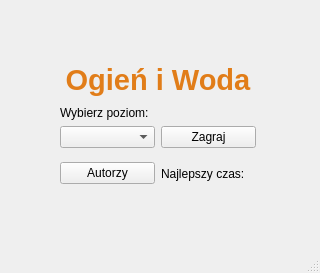
<?xml version="1.0" encoding="UTF-8"?>
<ui version="4.0">
 <class>MainWindow</class>
 <widget class="QMainWindow" name="MainWindow">
  <property name="enabled">
   <bool>true</bool>
  </property>
  <property name="geometry">
   <rect>
    <x>0</x>
    <y>0</y>
    <width>320</width>
    <height>273</height>
   </rect>
  </property>
  <property name="sizePolicy">
   <sizepolicy hsizetype="Fixed" vsizetype="Fixed">
    <horstretch>0</horstretch>
    <verstretch>0</verstretch>
   </sizepolicy>
  </property>
  <property name="windowTitle">
   <string>MainWindow</string>
  </property>
  <widget class="QWidget" name="centralwidget">
   <widget class="QWidget" name="layoutWidget">
    <property name="geometry">
     <rect>
      <x>60</x>
      <y>60</y>
      <width>196</width>
      <height>133</height>
     </rect>
    </property>
    <layout class="QGridLayout" name="gridLayout">
     <item row="1" column="0">
      <layout class="QVBoxLayout" name="verticalLayout">
       <item>
        <widget class="QLabel" name="select_level_label">
         <property name="text">
          <string>Wybierz poziom:</string>
         </property>
        </widget>
       </item>
       <item>
        <layout class="QHBoxLayout" name="horizontalLayout">
         <item>
          <widget class="QComboBox" name="level_comboBox"/>
         </item>
         <item>
          <widget class="QPushButton" name="runPushButton">
           <property name="text">
            <string>Zagraj</string>
           </property>
          </widget>
         </item>
        </layout>
       </item>
      </layout>
     </item>
     <item row="2" column="0">
      <layout class="QHBoxLayout" name="horizontalLayout_2">
       <item>
        <widget class="QPushButton" name="authors_pushButton">
         <property name="text">
          <string>Autorzy</string>
         </property>
        </widget>
       </item>
       <item>
        <widget class="QLabel" name="best_time_label">
         <property name="text">
          <string>Najlepszy czas:</string>
         </property>
        </widget>
       </item>
      </layout>
     </item>
     <item row="0" column="0">
      <widget class="QLabel" name="title_label">
       <property name="text">
        <string>&lt;html&gt;&lt;head/&gt;&lt;body&gt;&lt;p align=&quot;center&quot;&gt;&lt;span style=&quot; font-size:22pt; font-weight:700; color:#e17d19;&quot;&gt;Ogień i Woda&lt;/span&gt;&lt;/p&gt;&lt;/body&gt;&lt;/html&gt;</string>
       </property>
      </widget>
     </item>
    </layout>
   </widget>
  </widget>
  <widget class="QMenuBar" name="menubar">
   <property name="geometry">
    <rect>
     <x>0</x>
     <y>0</y>
     <width>320</width>
     <height>22</height>
    </rect>
   </property>
  </widget>
  <widget class="QStatusBar" name="statusbar"/>
 </widget>
 <resources/>
 <connections/>
</ui>
